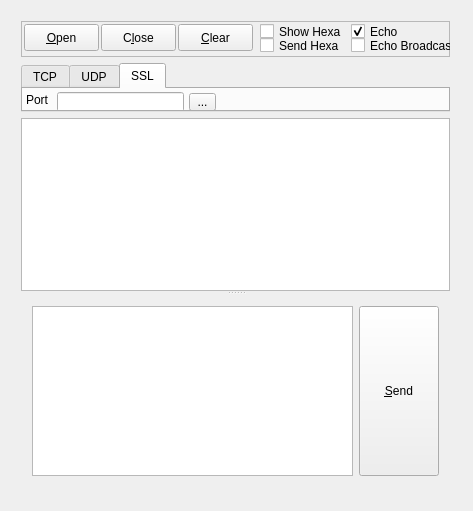
<?xml version="1.0" encoding="UTF-8"?>
<ui version="4.0">
 <class>Widget</class>
 <widget class="QWidget" name="Widget">
  <property name="geometry">
   <rect>
    <x>0</x>
    <y>0</y>
    <width>473</width>
    <height>511</height>
   </rect>
  </property>
  <property name="windowTitle">
   <string>NetServer</string>
  </property>
  <widget class="QWidget" name="layoutWidget">
   <property name="geometry">
    <rect>
     <x>10</x>
     <y>10</y>
     <width>451</width>
     <height>488</height>
    </rect>
   </property>
   <layout class="QVBoxLayout" name="mainLayout">
    <item>
     <widget class="QFrame" name="frameTop">
      <property name="minimumSize">
       <size>
        <width>0</width>
        <height>36</height>
       </size>
      </property>
      <property name="maximumSize">
       <size>
        <width>16777215</width>
        <height>39</height>
       </size>
      </property>
      <property name="frameShape">
       <enum>QFrame::StyledPanel</enum>
      </property>
      <property name="frameShadow">
       <enum>QFrame::Raised</enum>
      </property>
      <widget class="QPushButton" name="pbOpen">
       <property name="geometry">
        <rect>
         <x>3</x>
         <y>3</y>
         <width>75</width>
         <height>27</height>
        </rect>
       </property>
       <property name="text">
        <string>&amp;Open</string>
       </property>
      </widget>
      <widget class="QPushButton" name="pbClose">
       <property name="geometry">
        <rect>
         <x>80</x>
         <y>3</y>
         <width>75</width>
         <height>27</height>
        </rect>
       </property>
       <property name="text">
        <string>C&amp;lose</string>
       </property>
      </widget>
      <widget class="QPushButton" name="pbClear">
       <property name="geometry">
        <rect>
         <x>157</x>
         <y>3</y>
         <width>75</width>
         <height>27</height>
        </rect>
       </property>
       <property name="text">
        <string>&amp;Clear</string>
       </property>
      </widget>
      <widget class="QCheckBox" name="chkShowHexa">
       <property name="geometry">
        <rect>
         <x>239</x>
         <y>2</y>
         <width>91</width>
         <height>17</height>
        </rect>
       </property>
       <property name="text">
        <string>Show Hexa</string>
       </property>
      </widget>
      <widget class="QCheckBox" name="chkSendHexa">
       <property name="geometry">
        <rect>
         <x>239</x>
         <y>16</y>
         <width>91</width>
         <height>17</height>
        </rect>
       </property>
       <property name="text">
        <string>Send Hexa</string>
       </property>
      </widget>
      <widget class="QCheckBox" name="chkEcho">
       <property name="geometry">
        <rect>
         <x>330</x>
         <y>2</y>
         <width>111</width>
         <height>17</height>
        </rect>
       </property>
       <property name="text">
        <string>Echo</string>
       </property>
       <property name="checked">
        <bool>true</bool>
       </property>
      </widget>
      <widget class="QCheckBox" name="chkEchoBroadcast">
       <property name="geometry">
        <rect>
         <x>330</x>
         <y>16</y>
         <width>111</width>
         <height>17</height>
        </rect>
       </property>
       <property name="text">
        <string>Echo Broadcast</string>
       </property>
      </widget>
     </widget>
    </item>
    <item>
     <widget class="QTabWidget" name="tabOption">
      <property name="minimumSize">
       <size>
        <width>0</width>
        <height>49</height>
       </size>
      </property>
      <property name="maximumSize">
       <size>
        <width>16777215</width>
        <height>49</height>
       </size>
      </property>
      <property name="currentIndex">
       <number>2</number>
      </property>
      <widget class="QWidget" name="tabTcp">
       <attribute name="title">
        <string>TCP</string>
       </attribute>
       <widget class="QLabel" name="lblTcpPort">
        <property name="geometry">
         <rect>
          <x>3</x>
          <y>3</y>
          <width>22</width>
          <height>16</height>
         </rect>
        </property>
        <property name="text">
         <string>Port</string>
        </property>
       </widget>
       <widget class="QLineEdit" name="leTcpPort">
        <property name="geometry">
         <rect>
          <x>34</x>
          <y>3</y>
          <width>127</width>
          <height>20</height>
         </rect>
        </property>
       </widget>
       <widget class="QToolButton" name="tbTcpAdvance">
        <property name="geometry">
         <rect>
          <x>166</x>
          <y>4</y>
          <width>27</width>
          <height>18</height>
         </rect>
        </property>
        <property name="text">
         <string>...</string>
        </property>
       </widget>
      </widget>
      <widget class="QWidget" name="tabUdp">
       <attribute name="title">
        <string>UDP</string>
       </attribute>
       <widget class="QLineEdit" name="leUdpPort">
        <property name="geometry">
         <rect>
          <x>34</x>
          <y>3</y>
          <width>127</width>
          <height>20</height>
         </rect>
        </property>
       </widget>
       <widget class="QToolButton" name="tbUdpAdvence">
        <property name="geometry">
         <rect>
          <x>166</x>
          <y>4</y>
          <width>27</width>
          <height>18</height>
         </rect>
        </property>
        <property name="text">
         <string>...</string>
        </property>
       </widget>
       <widget class="QLabel" name="lblUdpPort">
        <property name="geometry">
         <rect>
          <x>3</x>
          <y>3</y>
          <width>22</width>
          <height>16</height>
         </rect>
        </property>
        <property name="text">
         <string>Port</string>
        </property>
       </widget>
      </widget>
      <widget class="QWidget" name="tab">
       <attribute name="title">
        <string>SSL</string>
       </attribute>
       <widget class="QLineEdit" name="leSslPort">
        <property name="geometry">
         <rect>
          <x>34</x>
          <y>3</y>
          <width>127</width>
          <height>20</height>
         </rect>
        </property>
       </widget>
       <widget class="QLabel" name="lblSslPort">
        <property name="geometry">
         <rect>
          <x>3</x>
          <y>3</y>
          <width>22</width>
          <height>16</height>
         </rect>
        </property>
        <property name="text">
         <string>Port</string>
        </property>
       </widget>
       <widget class="QToolButton" name="tbSslAdvanced">
        <property name="geometry">
         <rect>
          <x>166</x>
          <y>4</y>
          <width>27</width>
          <height>18</height>
         </rect>
        </property>
        <property name="text">
         <string>...</string>
        </property>
       </widget>
      </widget>
     </widget>
    </item>
    <item>
     <widget class="QSplitter" name="splitter">
      <property name="orientation">
       <enum>Qt::Vertical</enum>
      </property>
      <widget class="QPlainTextEdit" name="pteRecv">
       <property name="font">
        <font>
         <family>Courier New</family>
        </font>
       </property>
      </widget>
      <widget class="QWidget" name="layoutWidget_2">
       <layout class="QHBoxLayout" name="horizontalLayout">
        <item>
         <widget class="QPlainTextEdit" name="pteSend">
          <property name="font">
           <font>
            <family>Courier New</family>
           </font>
          </property>
         </widget>
        </item>
        <item>
         <widget class="QPushButton" name="pbSend">
          <property name="sizePolicy">
           <sizepolicy hsizetype="Minimum" vsizetype="Expanding">
            <horstretch>0</horstretch>
            <verstretch>0</verstretch>
           </sizepolicy>
          </property>
          <property name="text">
           <string>&amp;Send</string>
          </property>
         </widget>
        </item>
       </layout>
      </widget>
     </widget>
    </item>
   </layout>
  </widget>
 </widget>
 <layoutdefault spacing="6" margin="11"/>
 <resources/>
 <connections/>
</ui>
